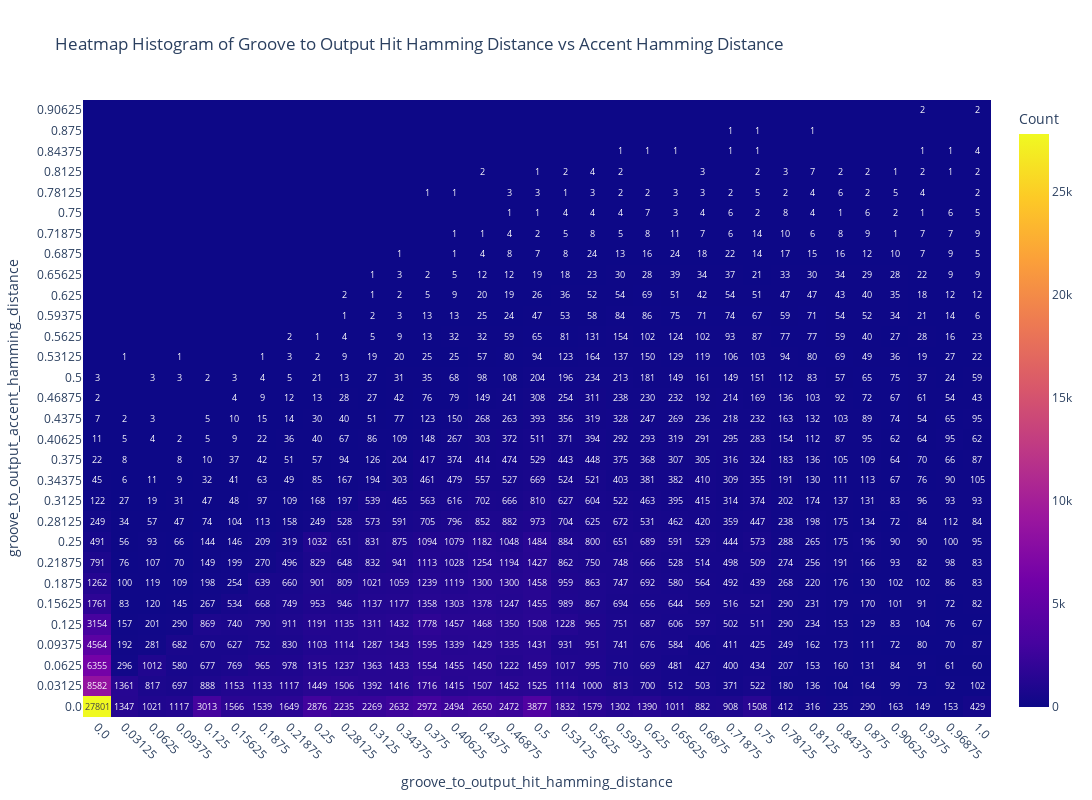

Here is the notebook cell this chart was saved with:
### Code cell
import pandas as pd
import plotly.graph_objects as go
import plotly.express as px
import numpy as np

def create_heatmap_histogram(df, key1, key2, bins=None, title=None, exclude_pairs=None,
                           show_zeros=False):
    """
    Creates an interactive heatmap histogram from a DataFrame using two keys.
    Shows frequency counts in each cell like a confusion matrix.

    Parameters:
    -----------
    df : pandas.DataFrame
        The input dataframe
    key1 : str
        Column name for x-axis
    key2 : str
        Column name for y-axis
    bins : int, tuple, or None, optional
        Number of bins for each dimension. If None (default), uses all unique values
    title : str, optional
        Plot title (default: auto-generated)
    exclude_pairs : list of tuples or tuple, optional
        Specific (key1, key2) value pairs to exclude from calculations
        e.g., [(10, 20), (15, 25)] or (10, 20) for single exclusion
    show_zeros : bool, optional
        Whether to show 0 counts in cells (default: False)

    Returns:
    --------
    plotly.graph_objects.Figure
        Interactive heatmap with counts
    """

    # Create a copy to avoid modifying original dataframe
    df_filtered = df.copy()

    # Handle exclusions
    if exclude_pairs is not None:
        # Convert single tuple to list of tuples
        if isinstance(exclude_pairs, tuple):
            exclude_pairs = [exclude_pairs]

        # Create boolean mask for rows to keep
        mask = pd.Series([True] * len(df_filtered), index=df_filtered.index)

        for pair in exclude_pairs:
            if len(pair) != 2:
                raise ValueError("Each exclusion pair must contain exactly 2 values")

            exclude_mask = (df_filtered[key1] == pair[0]) & (df_filtered[key2] == pair[1])
            mask = mask & ~exclude_mask

            # Print info about excluded points
            excluded_count = exclude_mask.sum()
            if excluded_count > 0:
                print(f"Excluded {excluded_count} points with ({key1}={pair[0]}, {key2}={pair[1]})")

        # Apply the mask
        df_filtered = df_filtered[mask]
        print(f"Total rows after exclusions: {len(df_filtered)} (original: {len(df)})")

    # Extract data for the two keys and remove NaN values
    valid_data = df_filtered[[key1, key2]].dropna()
    x_data = valid_data[key1]
    y_data = valid_data[key2]

    if len(x_data) == 0:
        print("Warning: No valid data points remaining after exclusions and NaN removal")
        return None

    # Handle bins=None case (use unique values)
    if bins is None:
        # Create cross-tabulation using unique values
        crosstab = pd.crosstab(y_data, x_data, dropna=False)

        # Get sorted unique values for consistent ordering
        x_values = sorted(x_data.unique())
        y_values = sorted(y_data.unique())

        # Reindex to ensure all values are present
        crosstab = crosstab.reindex(index=y_values, columns=x_values, fill_value=0)

        # Create labels (convert to string for display)
        x_labels = [str(x) for x in x_values]
        y_labels = [str(y) for y in y_values]

        # Get the count matrix
        count_matrix = crosstab.values

    else:
        # Use binning approach for numeric bins
        # Create 2D histogram using numpy
        hist, x_edges, y_edges = np.histogram2d(x_data, y_data, bins=bins)

        # Create bin labels for better readability
        x_labels = []
        for i in range(len(x_edges) - 1):
            x_labels.append(f"{x_edges[i]:.1f}-{x_edges[i+1]:.1f}")

        y_labels = []
        for i in range(len(y_edges) - 1):
            y_labels.append(f"{y_edges[i]:.1f}-{y_edges[i+1]:.1f}")

        # Transpose histogram for correct orientation
        count_matrix = hist.T

    # Create text annotations for each cell (showing the count)
    text_annotations = []
    for i in range(len(y_labels)):
        row = []
        for j in range(len(x_labels)):
            count = int(count_matrix[i, j])
            if count > 0 or show_zeros:
                row.append(str(count))
            else:
                row.append("")  # Don't show 0s for cleaner look unless requested
        text_annotations.append(row)

    # Create the heatmap
    fig = go.Figure(data=go.Heatmap(
        z=count_matrix,
        x=x_labels,
        y=y_labels,
        text=text_annotations,
        texttemplate="%{text}",
        textfont={"size": max(8, min(12, 300 // max(len(x_labels), len(y_labels))))},  # Dynamic font size
        colorscale='Plasma', # 'YlGnBu', 'Cividis', 'Plasma', 'Inferno', 'Magma'
        showscale=True,
        colorbar=dict(title="Count"),
        hovertemplate=f'{key1}: %{{x}}<br>{key2}: %{{y}}<br>Count: %{{z}}<extra></extra>'
    ))

    # Update layout
    if title is None:
        exclusion_info = f" (Excluded {len(exclude_pairs)} pairs)" if exclude_pairs else ""
        bins_info = "All unique values" if bins is None else f"{bins} bins"
        title = f'Heatmap: {key1} vs {key2} ({bins_info}){exclusion_info}'

    # Dynamic sizing based on number of categories
    plot_width = max(600, len(x_labels) * 40)
    plot_height = max(400, len(y_labels) * 30)

    fig.update_layout(
        title=title,
        xaxis_title=key1,
        yaxis_title=key2,
        width=min(plot_width, 1200),  # Cap maximum width
        height=min(plot_height, 800), # Cap maximum height
        xaxis=dict(tickangle=45 if len(x_labels) > 10 else 0),
        yaxis=dict(tickangle=0)
    )

    return fig

def create_binned_heatmap_histogram(df, key1, key2, bins=20, title=None, exclude_pairs=None,
                                  show_zeros=False):
    """
    Creates a heatmap for continuous data with explicit binning.
    This is the old behavior when you specifically want to bin continuous data.

    Parameters are the same as create_heatmap_histogram but bins defaults to 20.
    """
    return create_heatmap_histogram(df, key1, key2, bins=bins, title=title,
                                  exclude_pairs=exclude_pairs, show_zeros=show_zeros)

# Helper function to check data characteristics
def analyze_data_for_binning(df, key1, key2):
    """
    Analyzes the data to suggest whether binning might be needed.

    Returns:
    --------
    dict: Information about the data characteristics
    """
    x_data = df[key1].dropna()
    y_data = df[key2].dropna()

    x_unique_count = x_data.nunique()
    y_unique_count = y_data.nunique()

    x_is_numeric = pd.api.types.is_numeric_dtype(x_data)
    y_is_numeric = pd.api.types.is_numeric_dtype(y_data)

    analysis = {
        'x_unique_count': x_unique_count,
        'y_unique_count': y_unique_count,
        'x_is_numeric': x_is_numeric,
        'y_is_numeric': y_is_numeric,
        'total_combinations': x_unique_count * y_unique_count,
        'data_points': len(df[[key1, key2]].dropna())
    }

    # Suggestions
    if analysis['total_combinations'] > 100:
        analysis['suggestion'] = f"Consider using bins (e.g., bins=20) as you have {analysis['total_combinations']} unique combinations"
    elif analysis['total_combinations'] > 50:
        analysis['suggestion'] = "Data might benefit from binning for cleaner visualization"
    else:
        analysis['suggestion'] = "Using unique values (bins=None) should work well"

    return analysis


create_heatmap_histogram(control_features_df,
                         key1="groove_to_output_hit_hamming_distance",
                         key2="groove_to_output_accent_hamming_distance",
                         bins=None,
                         title="Heatmap Histogram of Groove to Output Hit Hamming Distance vs Accent Hamming Distance",
                         )

### Figure 1 — Plotly figure (JSON) as saved in the notebook; plotly's stock layout.template omitted (floating-point values rounded to 4 significant figures; data arrays with more than 128 entries replaced by an {"elided": "..."} marker saying what was removed)
{"data": [{"colorbar": {"title": {"text": "Count"}}, "colorscale": [[0.0, "#0d0887"], [0.1111, "#46039f"], [0.2222, "#7201a8"], [0.3333, "#9c179e"], [0.4444, "#bd3786"], [0.5556, "#d8576b"], [0.6667, "#ed7953"], [0.7778, "#fb9f3a"], [0.8889, "#fdca26"], [1.0, "#f0f921"]], "hovertemplate": "groove_to_output_hit_hamming_distance: %{x}<br>groove_to_output_accent_hamming_distance: %{y}<br>Count: %{z}<extra></extra>", "showscale": true, "text": {"elided": "30x33 str values"}, "textfont": {"size": 9}, "texttemplate": "%{text}", "x": ["0.0", "0.03125", "0.0625", "0.09375", "0.125", "0.15625", "0.1875", "0.21875", "0.25", "0.28125", "0.3125", "0.34375", "0.375", "0.40625", "0.4375", "0.46875", "0.5", "0.53125", "0.5625", "0.59375", "0.625", "0.65625", "0.6875", "0.71875", "0.75", "0.78125", "0.8125", "0.84375", "0.875", "0.90625", "0.9375", "0.96875", "1.0"], "y": ["0.0", "0.03125", "0.0625", "0.09375", "0.125", "0.15625", "0.1875", "0.21875", "0.25", "0.28125", "0.3125", "0.34375", "0.375", "0.40625", "0.4375", "0.46875", "0.5", "0.53125", "0.5625", "0.59375", "0.625", "0.65625", "0.6875", "0.71875", "0.75", "0.78125", "0.8125", "0.84375", "0.875", "0.90625"], "z": {"elided": "30x33 int values"}, "type": "heatmap"}], "layout": {"xaxis": {"title": {"text": "groove_to_output_hit_hamming_distance"}, "tickangle": 45}, "yaxis": {"title": {"text": "groove_to_output_accent_hamming_distance"}, "tickangle": 0}, "title": {"text": "Heatmap Histogram of Groove to Output Hit Hamming Distance vs Accent Hamming Distance"}, "width": 1200, "height": 800}}
